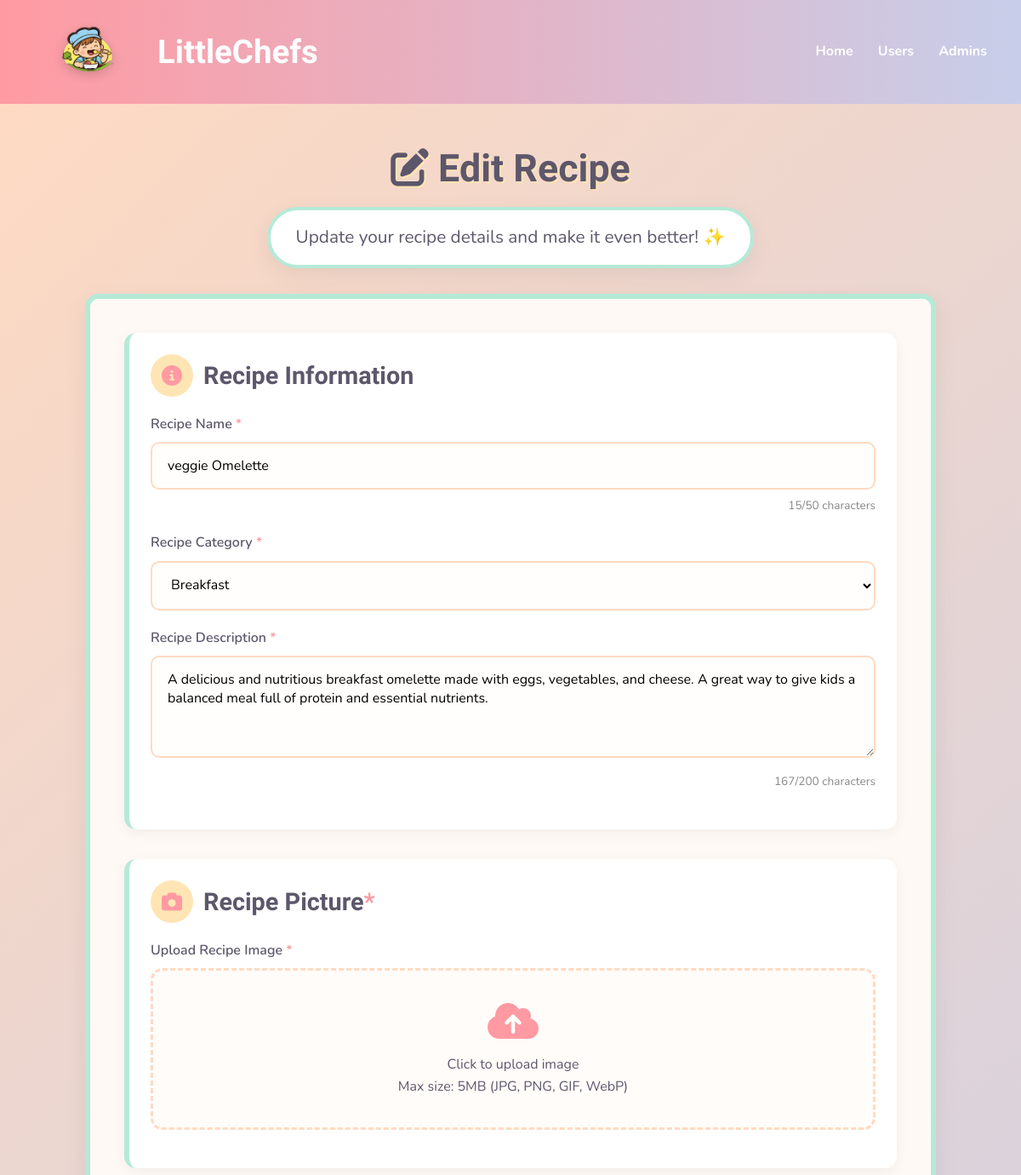
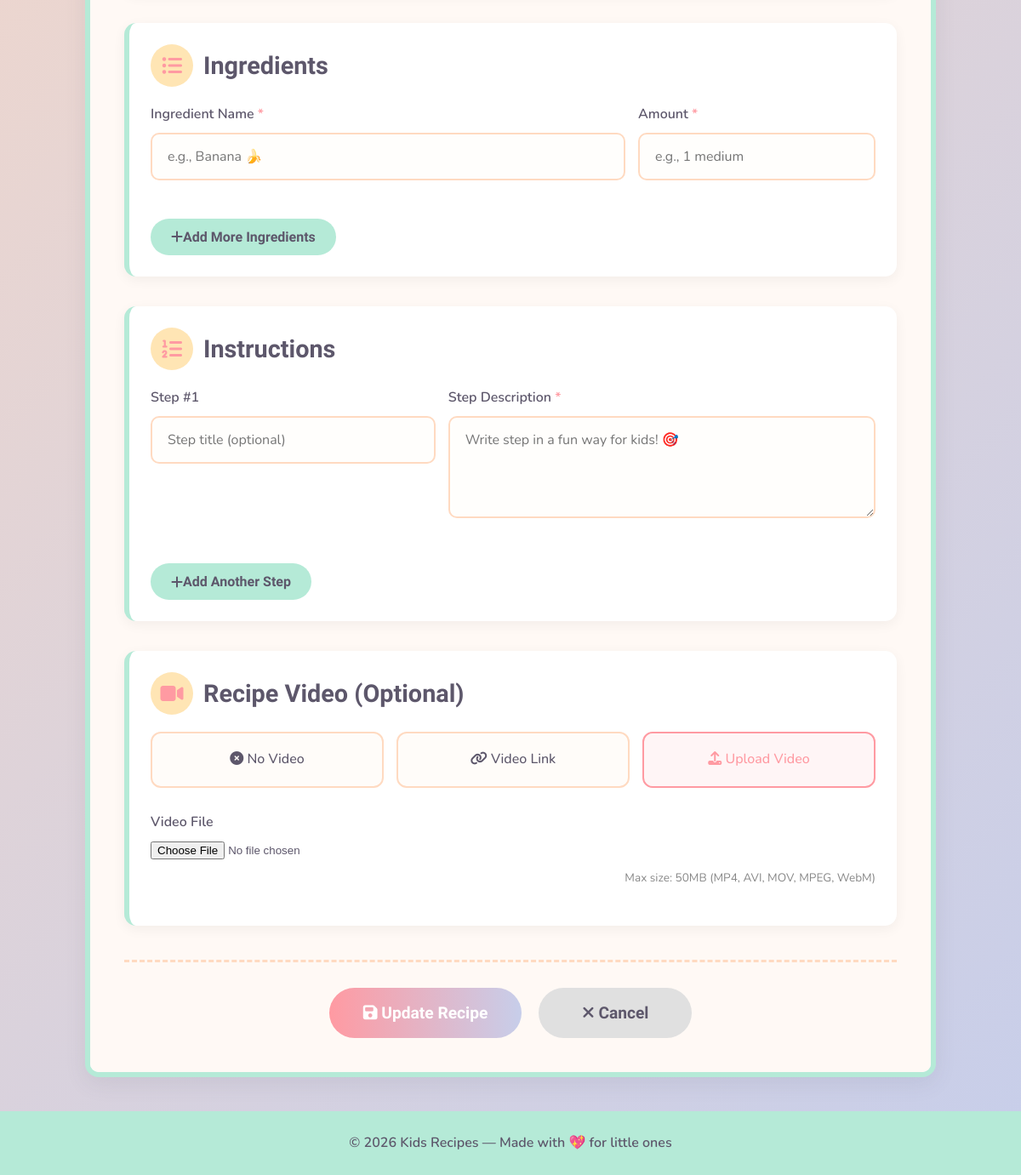
/edit.php?id=5, run on the app's committed database (2 pictures, top to bottom).
### tables this page shows
CREATE TABLE `recipe` (
  `id` int(11) NOT NULL,
  `userID` int(11) NOT NULL,
  `categoryID` int(11) NOT NULL,
  `name` varchar(100) NOT NULL,
  `description` text NOT NULL,
  `photoFileName` varchar(100) NOT NULL,
  `videoFilePath` varchar(100) NOT NULL
);

CREATE TABLE `recipecategory` (
  `id` int(11) NOT NULL,
  `categoryname` varchar(50) NOT NULL
);

### edit.php (the view, shortened to what this page needs)
<?php
$conn = new mysqli("localhost", "root", "root", "recipedb", 8889);
$successMessage = "";
$recipeID = isset($_GET['id']) ? (int)$_GET['id'] : 0;
$recipeSql = "SELECT * FROM recipe WHERE id = ?";
$recipeStmt = $conn->prepare($recipeSql);
$recipeStmt->bind_param("i", $recipeID);
$recipeStmt->execute();
$recipeResult = $recipeStmt->get_result();
$recipe = $recipeResult->fetch_assoc();
$categories = [];
$catResult = $conn->query("SELECT id, categoryname FROM recipecategory ORDER BY id");
while ($row = $catResult->fetch_assoc()) {
    $categories[] = $row;
}
$ingredients = [];
$instructions = [];
$videoOption = 'none';
if (!empty($recipe['videoFilePath'])) {
    if (filter_var($recipe['videoFilePath'], FILTER_VALIDATE_URL)) {
        $videoOption = 'url';
        $videoUrl = $recipe['videoFilePath'];
    } else {
        $videoOption = 'upload';
    }
}
?>
<!DOCTYPE html>
<html lang="en">
<head>
  <link rel="stylesheet" href="https://cdnjs.cloudflare.com/ajax/libs/font-awesome/6.4.0/css/all.min.css">
</head>
<body>
<div class="container">
  <header>
    <div class="header-left">
      <img src="photo.png" alt="Kids Recipes Logo" class="logo">
      <h1>LittleChefs</h1>
    </div>
    <nav>
      <a href="index.php">Home</a>
      <a href="#">Users</a>
      <a href="#">Admins</a>
    </nav>
  </header>
  <div class="main-wrapper">
    <div class="page-header">
      <h2><i class="fas fa-edit"></i> Edit Recipe</h2>
      <p>Update your recipe details and make it even better! ✨</p>
    </div>
    <div class="recipe-container">
      <form class="recipe-form" id="recipeForm" method="POST" enctype="multipart/form-data" style="<?php echo $successMessage ? 'display: none;' : 'display: block;'; ?>">
        <div class="form-section">
          <h2 class="section-title"><i class="fas fa-info-circle"></i> Recipe Information</h2>
          <div class="form-group">
            <label for="name">Recipe Name <span class="required">*</span></label>
            <input type="text" id="name" name="name" value="<?php echo htmlspecialchars($recipe['name']); ?>" required>
            <div class="counter"><span id="nameCount"><?php echo strlen($recipe['name']); ?></span>/50 characters</div>
          </div>
          <div class="form-group">
            <label for="categoryID">Recipe Category <span class="required">*</span></label>
            <select id="categoryID" name="categoryID" required>
              <?php foreach ($categories as $category): ?>
                <option value="<?php echo $category['id']; ?>" <?php echo ($category['id'] == $recipe['categoryID']) ? 'selected' : ''; ?>>
                  <?php echo htmlspecialchars($category['categoryname']); ?>
                </option>
              <?php endforeach; ?>
            </select>
          </div>
          <div class="form-group">
            <label for="description">Recipe Description <span class="required">*</span></label>
            <textarea id="description" name="description" required><?php echo htmlspecialchars($recipe['description']); ?></textarea>
            <div class="counter"><span id="descCount"><?php echo strlen($recipe['description']); ?></span>/200 characters</div>
          </div>
        </div>
        <div class="form-section">
          <h2 class="section-title"><i class="fas fa-camera"></i> Recipe Picture <span class="required">*</span></h2>
          <div class="form-group" id="uploadSection" style="<?php echo (!empty($recipe['photoFileName']) && file_exists($recipe['photoFileName'])) ? 'display: none;' : 'display: block; margin-top: 20px;'; ?>">
            <label>Upload Recipe Image <span class="required">*</span></label>
            <div class="upload-area" id="uploadArea">
              <i class="fas fa-cloud-upload-alt"></i>
              <p>Click to upload image</p>
              <span>Max size: 5MB (JPG, PNG, GIF, WebP)</span>
            </div>
          </div>
        </div>
        <div class="form-section">
          <h2 class="section-title"><i class="fas fa-list-ul"></i> Ingredients</h2>
          <div id="ingredientsContainer">
            <?php if (empty($ingredients)): ?>
            <div class="ingredient-row">
              <div class="form-group ingredient-name">
                <label>Ingredient Name <span class="required">*</span></label>
                <input type="text" name="ingredientName[]" placeholder="e.g., Banana 🍌" required>
              </div>
              <div class="form-group ingredient-amount">
                <label>Amount <span class="required">*</span></label>
                <input type="text" name="ingredientQuantity[]" placeholder="e.g., 1 medium" required>
              </div>
            </div>
            <?php endif; ?>
          </div>
          <button type="button" class="add-btn" id="addIngredient">
            <i class="fas fa-plus"></i> Add More Ingredients
          </button>
        </div>
        <div class="form-section">
          <h2 class="section-title"><i class="fas fa-list-ol"></i> Instructions</h2>
          <div id="stepsContainer">
            <?php if (empty($instructions)): ?>
            <div class="step-row">
              <div class="form-group step-number">
                <label>Step #<span class="step-counter">1</span></label>
                <input type="text" name="stepTitle[]" placeholder="Step title (optional)">
              </div>
              <div class="form-group step-content">
                <label>Step Description <span class="required">*</span></label>
                <textarea name="stepDescription[]" placeholder="Write step in a fun way for kids! 🎯" rows="2" required></textarea>
              </div>
            </div>
            <?php endif; ?>
          </div>
          <button type="button" class="add-btn" id="addStep">
            <i class="fas fa-plus"></i> Add Another Step
          </button>
        </div>
        <div class="form-section">
          <h2 class="section-title"><i class="fas fa-video"></i> Recipe Video (Optional)</h2>
          <div class="video-options">
            <div class="video-option">
              <label for="videoNone"><i class="fas fa-times-circle"></i> No Video</label>
            </div>
            <div class="video-option">
              <label for="videoURL"><i class="fas fa-link"></i> Video Link</label>
            </div>
            <div class="video-option">
              <label for="videoUpload"><i class="fas fa-upload"></i> Upload Video</label>
            </div>
          </div>
          <div class="video-input" id="uploadInput" style="display: <?php echo $videoOption === 'upload' ? 'block' : 'none'; ?>;">
            <div class="form-group">
              <label for="videoFile">Video File</label>
              <input type="file" id="videoFile" name="videoFile" accept="video/*">
              <div class="counter">Max size: 50MB (MP4, AVI, MOV, MPEG, WebM)</div>
            </div>
          </div>
        </div>
        <div class="form-actions">
          <button type="submit" name="updateRecipe" class="submit-btn" id="submitBtn">
            <i class="fas fa-save"></i> Update Recipe
          </button>
          <button type="button" class="cancel-btn" id="cancelBtn">
            <i class="fas fa-times"></i> Cancel
          </button>
        </div>
      </form>
    </div>
  </div>
  <footer>
    © 2026 Kids Recipes — Made with 💖 for little ones
  </footer>
</div>
</body>
</html>

### data on the page
recipe: name "veggie Omelette", name "15", categoryID "Breakfast", description "A delicious and nutritious breakfast omelette made with eggs, vegetables, and cheese. A great way to give kids a balanced meal full of protein and essential nutrients.", description "167"
